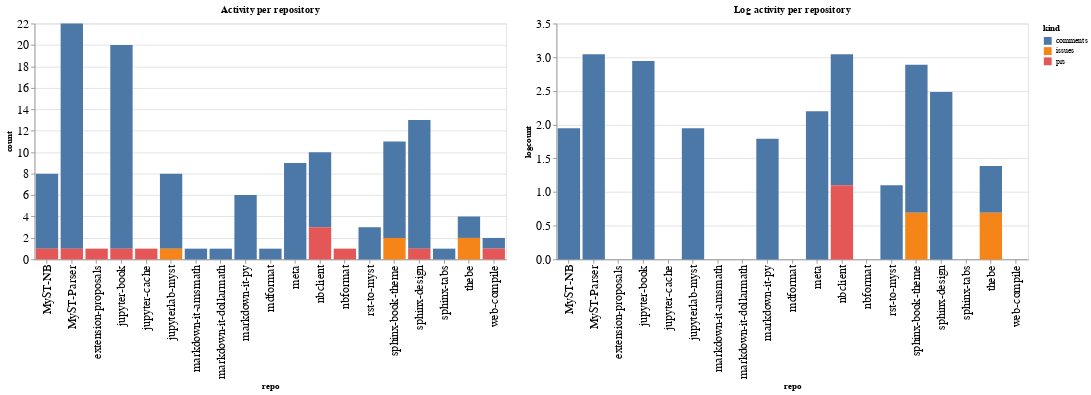

Notebook code for this chart:
### Code cell
ch1 = alt.Chart(repo_summaries, width=600, title="Activity per repository").mark_bar().encode(
    x='repo',
    y='count',
    color='kind',
    tooltip="kind"
)

ch2 = alt.Chart(repo_summaries, width=600, title="Log activity per repository").mark_bar().encode(
    x='repo',
    y='logcount',
    color='kind',
    tooltip="kind"
)

ch1 | ch2

### Figure 1 — Vega-Lite specification as saved in the notebook (floating-point values rounded to 4 significant figures)
{"config": {"axisLeft": {"labelFontSize": 15}, "axisBottom": {"labelFontSize": 15}}, "hconcat": [{"mark": "bar", "encoding": {"color": {"type": "nominal", "field": "kind"}, "tooltip": {"type": "nominal", "field": "kind"}, "x": {"type": "nominal", "field": "repo"}, "y": {"type": "quantitative", "field": "count"}}, "title": "Activity per repository", "width": 600}, {"mark": "bar", "encoding": {"color": {"type": "nominal", "field": "kind"}, "tooltip": {"type": "nominal", "field": "kind"}, "x": {"type": "nominal", "field": "repo"}, "y": {"type": "quantitative", "field": "logcount"}}, "title": "Log activity per repository", "width": 600}], "data": {"name": "data-f1fc1e90e5b3456e16d98f27ea9b7c12"}, "$schema": "https://vega.github.io/schema/vega-lite/v4.8.1.json", "datasets": {"data-f1fc1e90e5b3456e16d98f27ea9b7c12": [{"repo": "MyST-NB", "kind": "comments", "count": 7, "logcount": 1.946}, {"repo": "MyST-NB", "kind": "prs", "count": 1, "logcount": 0.0}, {"repo": "MyST-Parser", "kind": "comments", "count": 21, "logcount": 3.045}, {"repo": "MyST-Parser", "kind": "prs", "count": 1, "logcount": 0.0}, {"repo": "extension-proposals", "kind": "prs", "count": 1, "logcount": 0.0}, {"repo": "jupyter-book", "kind": "comments", "count": 19, "logcount": 2.944}, {"repo": "jupyter-book", "kind": "prs", "count": 1, "logcount": 0.0}, {"repo": "jupyter-cache", "kind": "prs", "count": 1, "logcount": 0.0}, {"repo": "jupyterlab-myst", "kind": "comments", "count": 7, "logcount": 1.946}, {"repo": "jupyterlab-myst", "kind": "issues", "count": 1, "logcount": 0.0}, {"repo": "markdown-it-amsmath", "kind": "comments", "count": 1, "logcount": 0.0}, {"repo": "markdown-it-dollarmath", "kind": "comments", "count": 1, "logcount": 0.0}, {"repo": "markdown-it-py", "kind": "comments", "count": 6, "logcount": 1.792}, {"repo": "mdformat", "kind": "comments", "count": 1, "logcount": 0.0}, {"repo": "meta", "kind": "comments", "count": 9, "logcount": 2.197}, {"repo": "nbclient", "kind": "comments", "count": 7, "logcount": 1.946}, {"repo": "nbclient", "kind": "prs", "count": 3, "logcount": 1.099}, {"repo": "nbformat", "kind": "prs", "count": 1, "logcount": 0.0}, {"repo": "rst-to-myst", "kind": "comments", "count": 3, "logcount": 1.099}, {"repo": "sphinx-book-theme", "kind": "comments", "count": 9, "logcount": 2.197}, {"repo": "sphinx-book-theme", "kind": "issues", "count": 2, "logcount": 0.6931}, {"repo": "sphinx-design", "kind": "comments", "count": 12, "logcount": 2.485}, {"repo": "sphinx-design", "kind": "prs", "count": 1, "logcount": 0.0}, {"repo": "sphinx-tabs", "kind": "comments", "count": 1, "logcount": 0.0}, {"repo": "thebe", "kind": "comments", "count": 2, "logcount": 0.6931}, {"repo": "thebe", "kind": "issues", "count": 2, "logcount": 0.6931}, {"repo": "web-compile", "kind": "comments", "count": 1, "logcount": 0.0}, {"repo": "web-compile", "kind": "prs", "count": 1, "logcount": 0.0}]}}
